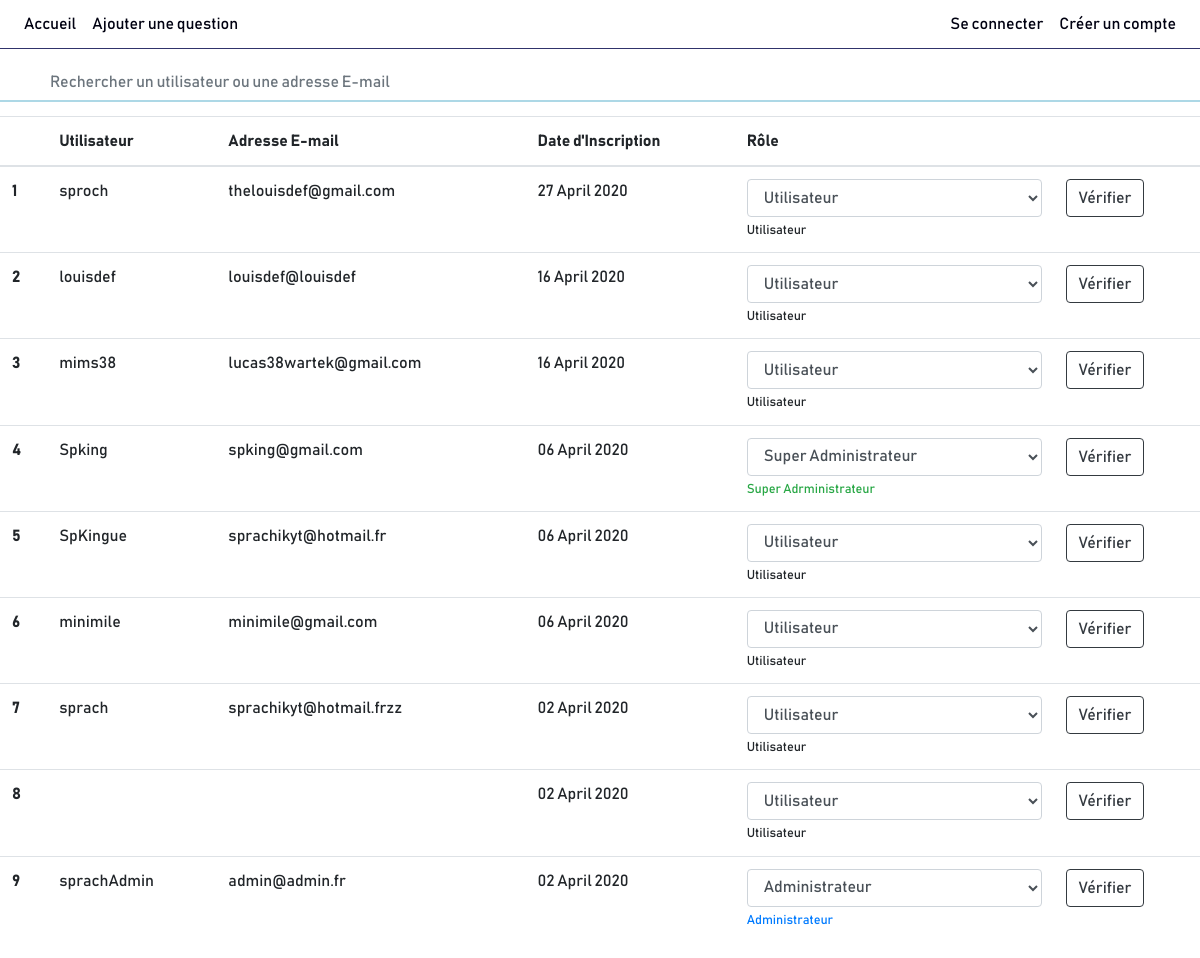
Page /superAdmin.php on the committed database.
### tables this page shows
CREATE TABLE `connexion` (
  `id` int(10) NOT NULL,
  `pseudo` varchar(20) NOT NULL,
  `pass` varchar(100) NOT NULL,
  `email` varchar(50) NOT NULL,
  `date_inscription` date NOT NULL,
  `role` varchar(20) NOT NULL DEFAULT 'utilisateur',
  `reset` varchar(10) NOT NULL DEFAULT 'false'
);

### superAdmin.php (the view, shortened to what this page needs)
<?php
require("header.php");
?>
<section id="noGame">
	<input type="text" id="searchBar" onkeyup="myFunction()" placeholder="Rechercher un utilisateur ou une adresse E-mail" class="form-control mt-2 mb-5">
	<table class="table" id="table">
		<thead>
			<tr>
				<th scope="col"></th>
				<th scope="col">Utilisateur</th>
				<th scope="col">Adresse E-mail</th>
				<th scope="col">Date d'Inscription</th>
				<th scope="col">Rôle</th>
				<th scope="col"></th>
			</tr>
		</thead>
		<tbody>
			<?php
			$count = 0;
			$result= $BDD->query('SELECT * from connexion ORDER by date_inscription DESC');
			while ($donnees = $result->fetch())
			{
				$count = $count + 1;
				$originalDate = $donnees['date_inscription'];
				$timestamp = strtotime($originalDate);
				$newDate = date("d F Y", $timestamp);
				?>
				<tr id="<?php echo $donnees['id'];?>">
					<form action="superAdmin.php" method="post" accept-charset="utf-8">
						<div class="form-group">
							<th scope="row"><?php echo $count;?></th>
							<td>
								<p><?php echo $donnees['pseudo'];?></p>
							</td>
							<td>
								<p><?php echo $donnees['email'];?></p>
							</td>
							<td>
								<p><?php echo $newDate;?></p>
							</td>
							<td>
								<?php
								if (html_entity_decode(htmlspecialchars_decode($donnees['role']))=="utilisateur") {
									?>
									<select class="form-control" name="role">
										<option value="utilisateur" selected>Utilisateur</option>
									</select>
									<small class="form-text">Utilisateur</small>
									<?php
								}elseif (html_entity_decode(htmlspecialchars_decode($donnees['role']))=="admin") {
									?>
									<select class="form-control" name="role">
										<option value="admin" selected>Administrateur</option>
									</select>
									<small class="form-text text-primary">Administrateur</small>
									<?php
								}
								elseif (html_entity_decode(htmlspecialchars_decode($donnees['role']))=="superadmin") {
									?>
									<select class="form-control" name="role">
										<option value="superadmin" selected>Super Administrateur</option>
									</select>
									<small class="form-text text-success">Super Adrministrateur</small>
									<?php
								}?>
							</td>
							<td>
								<button type="submit" name="verif" class="btn btn-outline-dark" value="<?php echo $donnees['id'];?>">Vérifier</button>
							</td>
						</div>
					</form>
				</tr>
				<?php
			}
			?>
		</tbody>
	</table>
</section>
<?php
require('footer.php');
?>

### header.php (shortened to what this page needs)
<!DOCTYPE html>
<html>
<head>
	<link rel="stylesheet" href="./lib/bootstrap-4.4.1/css/bootstrap.css">
	<link href="./css/style.css" rel="stylesheet">
</head>
<body>
	<?php
	try {
		$BDD  = new PDO('mysql:	host=localhost;
			dbname=projet_;
			charset=utf8',
			'root', '');
	}
	catch (Exception $e)
	{
		die('Erreur : ' . $e->getMessage());
	}
	$coID = isset($_SESSION['id']) ? $_SESSION['id'] : NULL;
	$coPseudo = isset($_SESSION['pseudo']) ? $_SESSION['pseudo'] : NULL;
	$status = $BDD->query("SELECT email, role from connexion where id='$coID' and pseudo='$coPseudo'");
	$resStatus= $status->fetch();
	$role = html_entity_decode(htmlspecialchars_decode($resStatus['role'], ENT_QUOTES), ENT_QUOTES);
	if (isset($_SESSION['id']) AND isset($_SESSION['pseudo']))
	{
		?>
		<nav class="navbar navbar-expand-lg navbar-light bg-light">
			<button class="navbar-toggler" type="button" data-toggle="collapse" data-target="#navbarSupportedContent" aria-controls="navbarSupportedContent" aria-expanded="false" aria-label="Toggle navigation">
				<span class="navbar-toggler-icon"></span>
			</button>
			<div class="collapse navbar-collapse" id="navbarSupportedContent">
				<ul class="navbar-nav mr-auto">
					<li class="nav-item active">
						<a class="nav-link" href="index.php">Accueil</a>
					</li>
					<li class="nav-item">
						<a class="nav-link" href="ajouter.php">Ajouter une question</a>
					</li>
					<?php
					if ($role=="admin" or $role=="superadmin"){
						?>
						<li class="nav-item">
							<a class="nav-link" href="verification.php">Verifier une question</a>
						</li>
						<?php
					}
					?>
					<?php
					if ($role=="superadmin"){
						?>
						<li class="nav-item">
							<a class="nav-link" href="superAdmin.php">Gérer les comptes</a>
						</li>
						<?php
					}
					?>
				</ul>
				<ul class="navbar-nav ml-auto">
					<li class="nav-item">
						<?php
						echo '<strong class="nav-link active">Bonjour ' . $_SESSION['pseudo'].'</strong>';
						?>
					</li>
					<li class="nav-item">
						<a class="nav-link" href="deconnexion.php">Se Déconnecter</a>
					</li>
				</ul>
			</div>
		</nav>
		<?php
	}
	else{
		?>
		<nav class="navbar navbar-expand-lg navbar-light bg-light">
			<div class="collapse navbar-collapse" id="navbarSupportedContent">
				<ul class="navbar-nav mr-auto">
					<li class="nav-item active">
						<a class="nav-link" href="index.php">Accueil</a>
					</li>
					<li class="nav-item">
						<a class="nav-link" href="ajouter.php">Ajouter une question</a>
					</li>
				</ul>
				<ul class="navbar-nav ml-auto">
					<li class="nav-item">
						<a class="nav-link" href="connexion.php">Se connecter</a>
					</li>
					<li class="nav-item">
						<a class="nav-link" href="inscription.php">Créer un compte</a>
					</li>
				</ul>
			</div>
		</nav>
		<?php
	}
	?>

### footer.php (shortened to what this page needs)
</body>
</html>

### css/style.css (style rules this page uses)
html { overflow-x : hidden; }
body { font-family: Bahnschrift; overflow-x : hidden; }
.navbar { transition: background-color 0.5s ease; background-color: #3c3e79!important; top: 0px; position: fixed; width: 100%; z-index: 20; }
.navbar .nav-link { color: #fff!important; transition: color 0.5s ease; font-size: 2rem; line-height: 2; }
nav.admin { background-color: #fff!important; border-bottom: 1px solid #30336b; }
nav.admin .nav-link { color: #000111!important; }
#noGame { padding-top: 100px; }
#noGame .btn { font-size: 1rem!important; }
#searchBar { position: fixed; top: 56px; border: 0; border-bottom: solid 2px lightblue; border-radius: 0; padding-left: 50px; z-index: 1; animation: degrade 3s ease-in-out alternate infinite; }
@media (min-width: 1000px) { html { min-height: 100%; height: initial; } }
@media (min-width: 1000px) { .nav-link { font-size: 1rem!important; line-height: 1!important; } }
@media (min-width: 1000px) { label, #home p, input, #rep p { font-size: 1rem!important; } }
@media (min-width: 1000px) { .btn { border-radius: 0.25rem!important; padding: 0.375rem 0.75rem!important; font-size: 2rem!important; } }

### rows in the picture
connexion: pseudo "sproch", email "thelouisdef@gmail.com", date_inscription "27 April 2020", $donnees['id'] 10 (drawn)
connexion: pseudo "louisdef", email "louisdef@louisdef", date_inscription "16 April 2020", $donnees['id'] 8 (drawn)
connexion: pseudo "mims38", email "lucas38wartek@gmail.com", date_inscription "16 April 2020", $donnees['id'] 9 (drawn)
connexion: pseudo "Spking", email "spking@gmail.com", date_inscription "06 April 2020", $donnees['id'] 5 (drawn)
connexion: pseudo "SpKingue", email "sprachikyt@hotmail.fr", date_inscription "06 April 2020", $donnees['id'] 6 (drawn)
connexion: pseudo "minimile", email "minimile@gmail.com", date_inscription "06 April 2020", $donnees['id'] 7 (drawn)
connexion: pseudo "sprach", email "sprachikyt@hotmail.frzz", date_inscription "02 April 2020", $donnees['id'] 3 (drawn)
connexion: date_inscription "02 April 2020", $donnees['id'] 1 (drawn)
connexion: pseudo "sprachAdmin", email "admin@admin.fr", date_inscription "02 April 2020", $donnees['id'] 4 (drawn)
